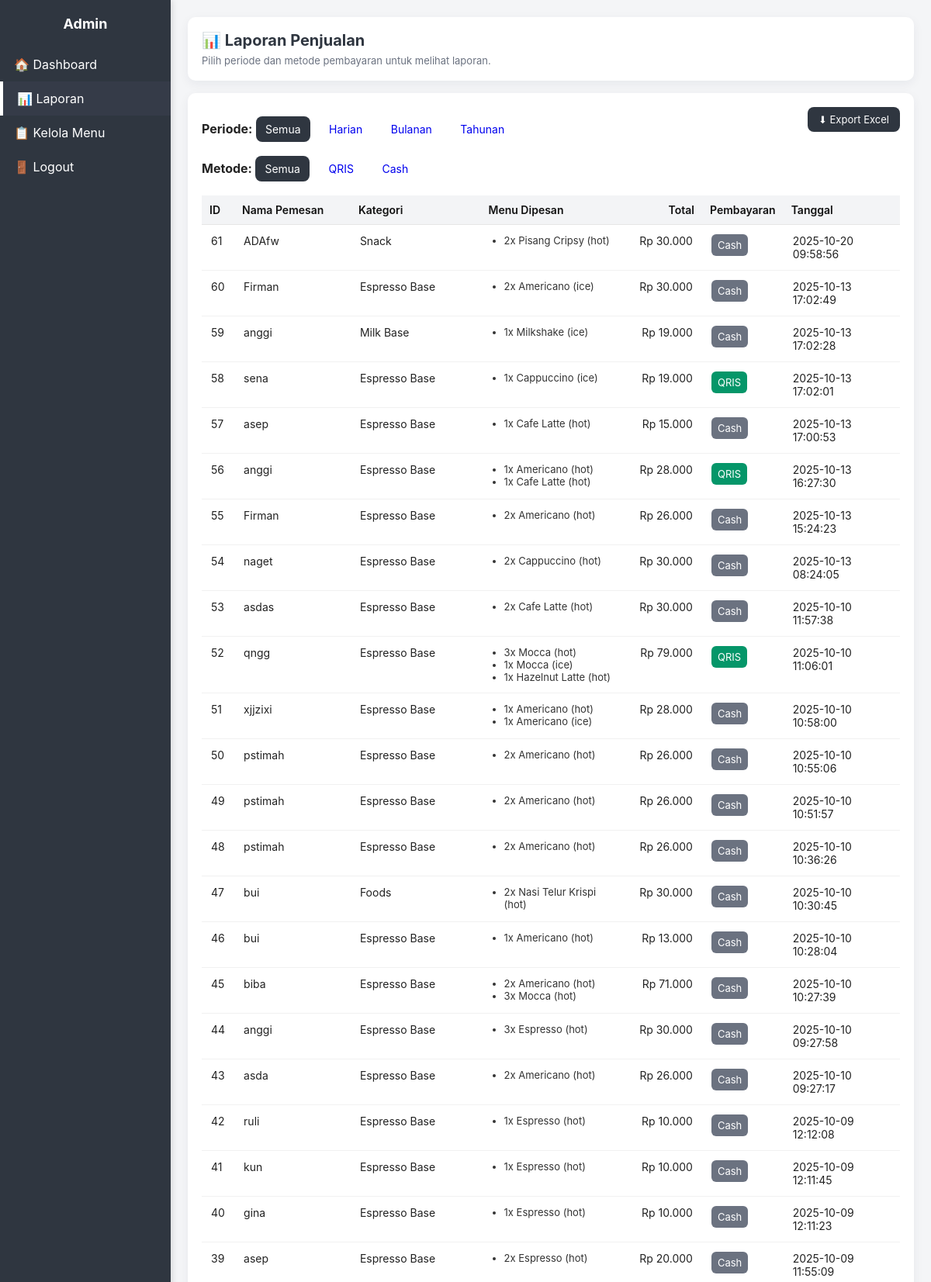
/laporan.php (signed in, upper part), run on the app's committed database.
### tables this page shows
CREATE TABLE `order_items` (
  `id` int NOT NULL,
  `order_id` int NOT NULL,
  `menu_id` int NOT NULL,
  `menu_name` varchar(255) NOT NULL,
  `variant` enum('hot','ice') DEFAULT 'hot',
  `qty` int NOT NULL,
  `price` int NOT NULL,
  `note` text,
  `subtotal` int NOT NULL
);

CREATE TABLE `orders` (
  `id` int NOT NULL,
  `customer_name` varchar(255) NOT NULL,
  `table_number` varchar(50) DEFAULT NULL,
  `total` int NOT NULL,
  `payment_method` enum('cash','qris') DEFAULT 'cash',
  `status` enum('baru','diproses','selesai') DEFAULT 'baru',
  `qris_selected` tinyint(1) DEFAULT '0',
  `bukti_qris` varchar(255) DEFAULT NULL,
  `created_at` timestamp NULL DEFAULT CURRENT_TIMESTAMP
);

### db.php (called while the page is built, shortened)
<?php
function rupiah($n) {
    return "Rp " . number_format($n,0,',','.');
}
?>

### laporan.php (the view, shortened to what this page needs)
<?php
require_once 'db.php';
$filter = $_GET['filter'] ?? 'all';
$where = "";
$payment = $_GET['payment'] ?? 'all';
$sql = "
  SELECT
      o.id AS order_id,
      o.customer_name,
      o.total,
      o.created_at,
      o.payment_method,
      oi.menu_name,
      oi.variant,
      oi.qty,
      m.category
  FROM orders o
  JOIN order_items oi ON o.id = oi.order_id
  LEFT JOIN menus m ON oi.menu_id = m.id
  $where
  ORDER BY o.created_at DESC, o.id DESC
";
$stmt = $mysqli->prepare($sql);
$stmt->execute();
$result = $stmt->get_result();
$rows = $result->fetch_all(MYSQLI_ASSOC);
$orders = [];
foreach ($rows as $r) {
  $id = (int)$r['order_id'];
  if (!isset($orders[$id])) {
    $orders[$id] = [
      'id' => $id,
      'customer_name' => $r['customer_name'],
      'total' => (float)$r['total'],
      'created_at' => $r['created_at'],
      'payment_method' => $r['payment_method'],
      'items' => [],
      'categories' => []
    ];
  }
  $orders[$id]['items'][] = [
    'menu_name' => $r['menu_name'],
    'variant' => $r['variant'],
    'qty' => (int)$r['qty']
  ];
  if (!empty($r['category']) && !in_array($r['category'], $orders[$id]['categories'])) {
    $orders[$id]['categories'][] = $r['category'];
  }
}
?>
<!doctype html>
<html lang="id">
<head>
</head>
<body>
  <div class="wrap">
    <div class="sidebar">
      <h2>Admin</h2>
      <a href="admin_dashboard.php">🏠 Dashboard</a>
      <a href="laporan.php" class="active">📊 Laporan</a>
      <a href="menu_manage.php">📋 Kelola Menu</a>
      <a href="logout.php">🚪 Logout</a>
    </div>
    <div class="main">
      <div class="panel">
        <h1>📊 Laporan Penjualan</h1>
        <p class="lead">Pilih periode dan metode pembayaran untuk melihat laporan.</p>
      </div>
      <div class="panel">
        <a href="?filter=<?= $filter ?>&payment=<?= $payment ?>&export=excel" class="btn-export">⬇ Export Excel</a>
        <div class="filters">
          <strong>Periode:</strong>
          <a href="?filter=all&payment=<?= $payment ?>" class="<?= $filter === 'all' ? 'active' : '' ?>">Semua</a>
          <a href="?filter=day&payment=<?= $payment ?>" class="<?= $filter === 'day' ? 'active' : '' ?>">Harian</a>
          <a href="?filter=month&payment=<?= $payment ?>" class="<?= $filter === 'month' ? 'active' : '' ?>">Bulanan</a>
          <a href="?filter=year&payment=<?= $payment ?>" class="<?= $filter === 'year' ? 'active' : '' ?>">Tahunan</a>
        </div>
        <div class="filters">
          <strong>Metode:</strong>
          <a href="?filter=<?= $filter ?>&payment=all" class="<?= $payment === 'all' ? 'active' : '' ?>">Semua</a>
          <a href="?filter=<?= $filter ?>&payment=qris" class="<?= $payment === 'qris' ? 'active' : '' ?>">QRIS</a>
          <a href="?filter=<?= $filter ?>&payment=cash" class="<?= $payment === 'cash' ? 'active' : '' ?>">Cash</a>
        </div>
        <?php if (count($orders) === 0): ?>
          <div class="no-data">Belum ada transaksi untuk periode ini.</div>
        <?php else: ?>
          <table>
            <thead>
              <tr>
                <th>ID</th>
                <th>Nama Pemesan</th>
                <th>Kategori</th>
                <th>Menu Dipesan</th>
                <th style="text-align:right">Total</th>
                <th>Pembayaran</th>
                <th>Tanggal</th>
              </tr>
            </thead>
            <tbody>
              <?php foreach ($orders as $o): ?>
                <tr>
                  <td><?= $o['id'] ?></td>
                  <td><?= htmlspecialchars($o['customer_name']) ?></td>
                  <td><?= htmlspecialchars(implode(", ", $o['categories'] ?: ['-'])) ?></td>
                  <td>
                    <ul class="items-list">
                      <?php foreach ($o['items'] as $it): ?>
                        <li><?= $it['qty'] ?>x <?= htmlspecialchars($it['menu_name']) ?> <?= $it['variant'] ? "(" . htmlspecialchars($it['variant']) . ")" : "" ?></li>
                      <?php endforeach; ?>
                    </ul>
                  </td>
                  <td style="text-align:right;"><?= rupiah($o['total']) ?></td>
                  <td>
                    <?php if (strtolower($o['payment_method']) === 'qris'): ?>
                      <span class="badge qris">QRIS</span>
                    <?php else: ?>
                      <span class="badge cash">Cash</span>
                    <?php endif; ?>
                  </td>
                  <td><?= htmlspecialchars($o['created_at']) ?></td>
                </tr>
              <?php endforeach; ?>
            </tbody>
          </table>
        <?php endif; ?>
      </div>
    </div>
  </div>
</body>
</html>

### laporan.php (style rules this page uses)
:root { --bg:#f4f5f7; --panel:#fff; --accent:#2F3640; --muted:#6b7280; --qris:#059669; --cash:#6b7280; }
body { margin:0;font-family:Inter, "Segoe UI",Arial,sans-serif;background:var(--bg);color:#222;overflow:hidden; }
.wrap { display:flex;min-height:100vh; }
.sidebar { width:220px; background:var(--accent); color:#fff; display:flex; flex-direction:column; box-shadow:2px 0 8px rgba(0,0,0,0.12); position:fixed; top:0; left:0; height:100vh; overflow-y:auto; z-index:10; }
.sidebar h2 { margin:20px 0;text-align:center;font-size:18px; }
.sidebar a { padding:12px 18px;color:#fff;text-decoration:none;display:block;transition:0.15s; }
.sidebar a.active { background:#353b48;border-left:4px solid #fff; }
.main { flex:1; padding:22px; margin-left:220px; height:100vh; overflow-y:auto; }
.panel { background:var(--panel);padding:18px;border-radius:10px;box-shadow:0 4px 14px rgba(9,30,66,0.06);margin-bottom:16px; }
h1 { margin:0 0 6px 0;color:var(--accent);font-size:20px; }
p.lead { margin:0;color:var(--muted);font-size:13px; }
.filters { margin:12px 0 18px 0; }
.filters a { display:inline-block;padding:8px 12px;border-radius:8px;text-decoration:none;margin-right:8px;font-size:14px; }
.filters a.active { background:var(--accent);color:#fff; }
.btn-export { float:right;background:var(--accent);color:#fff;padding:8px 14px;border-radius:8px;text-decoration:none;font-size:13px; }
table { width:100%;border-collapse:collapse;font-size:14px;background:transparent; }
thead th { background:#f3f4f6;padding:10px;text-align:left;color:#111;font-weight:600;border-bottom:1px solid #e6e6e6; }
tbody td { padding:12px;border-bottom:1px solid #f1f1f1;vertical-align:top; }
.badge { display:inline-block;padding:6px 8px;border-radius:6px;font-size:13px;color:#fff; }
.badge.qris { background:var(--qris); }
.badge.cash { background:var(--cash); }
.items-list { margin:0;padding-left:18px;font-size:13px;color:#333; }

### data on the page
order_items: order "61", order.customer_name "ADAfw", categories "Snack", qty "2", menu_name "Pisang Cripsy", variant "hot", order.total "Rp 30.000", shows "Cash", order.created_at "2025-10-20 09:58:56"
order_items: order "60", order.customer_name "Firman", categories "Espresso Base", qty "2", menu_name "Americano", variant "ice", order.total "Rp 30.000", shows "Cash", order.created_at "2025-10-13 17:02:49"
order_items: order "59", order.customer_name "anggi", categories "Milk Base", qty "1", menu_name "Milkshake", variant "ice", order.total "Rp 19.000", shows "Cash", order.created_at "2025-10-13 17:02:28"
order_items: order "58", order.customer_name "sena", categories "Espresso Base", qty "1", menu_name "Cappuccino", variant "ice", order.total "Rp 19.000", shows "QRIS", order.created_at "2025-10-13 17:02:01"
order_items: order "57", order.customer_name "asep", categories "Espresso Base", qty "1", menu_name "Cafe Latte", variant "hot", order.total "Rp 15.000", shows "Cash", order.created_at "2025-10-13 17:00:53"
order_items: order "55", order.customer_name "Firman", categories "Espresso Base", qty "2", menu_name "Americano", variant "hot", order.total "Rp 26.000", shows "Cash", order.created_at "2025-10-13 15:24:23"
order_items: order "54", order.customer_name "naget", categories "Espresso Base", qty "2", menu_name "Cappuccino", variant "hot", order.total "Rp 30.000", shows "Cash", order.created_at "2025-10-13 08:24:05"
order_items: order "53", order.customer_name "asdas", categories "Espresso Base", qty "2", menu_name "Cafe Latte", variant "hot", order.total "Rp 30.000", shows "Cash", order.created_at "2025-10-10 11:57:38"
order_items: qty "1", menu_name "Mocca", variant "ice"
order_items: qty "1", menu_name "Hazelnut Latte", variant "hot"
order_items: qty "1", menu_name "Americano", variant "ice"
order_items: order "50", order.customer_name "pstimah", categories "Espresso Base", qty "2", menu_name "Americano", variant "hot", order.total "Rp 26.000", shows "Cash", order.created_at "2025-10-10 10:55:06"
order_items: order "49", order.customer_name "pstimah", categories "Espresso Base", qty "2", menu_name "Americano", variant "hot", order.total "Rp 26.000", shows "Cash", order.created_at "2025-10-10 10:51:57"
order_items: order "48", order.customer_name "pstimah", categories "Espresso Base", qty "2", menu_name "Americano", variant "hot", order.total "Rp 26.000", shows "Cash", order.created_at "2025-10-10 10:36:26"
order_items: order "47", order.customer_name "bui", categories "Foods", qty "2", menu_name "Nasi Telur Krispi", variant "hot", order.total "Rp 30.000", shows "Cash", order.created_at "2025-10-10 10:30:45"
order_items: order "46", order.customer_name "bui", categories "Espresso Base", qty "1", menu_name "Americano", variant "hot", order.total "Rp 13.000", shows "Cash", order.created_at "2025-10-10 10:28:04"
order_items: order "44", order.customer_name "anggi", categories "Espresso Base", qty "3", menu_name "Espresso", variant "hot", order.total "Rp 30.000", shows "Cash", order.created_at "2025-10-10 09:27:58"
order_items: order "43", order.customer_name "asda", categories "Espresso Base", qty "2", menu_name "Americano", variant "hot", order.total "Rp 26.000", shows "Cash", order.created_at "2025-10-10 09:27:17"
order_items: order "42", order.customer_name "ruli", categories "Espresso Base", qty "1", menu_name "Espresso", variant "hot", order.total "Rp 10.000", shows "Cash", order.created_at "2025-10-09 12:12:08"
order_items: order "41", order.customer_name "kun", categories "Espresso Base", qty "1", menu_name "Espresso", variant "hot", order.total "Rp 10.000", shows "Cash", order.created_at "2025-10-09 12:11:45"
order_items: order "40", order.customer_name "gina", categories "Espresso Base", qty "1", menu_name "Espresso", variant "hot", order.total "Rp 10.000", shows "Cash", order.created_at "2025-10-09 12:11:23"
order_items: order "39", order.customer_name "asep", categories "Espresso Base", qty "2", menu_name "Espresso", variant "hot", order.total "Rp 20.000", shows "Cash", order.created_at "2025-10-09 11:55:09"

### other printed values
$o['id'] "56"
$o['customer_name'] "anggi"
implode(", ", $o['categories'] ?: ['-']) "Espresso Base"
$it['qty'] "1"
$it['menu_name'] "Americano"
$it['variant'] "hot"
$it['menu_name'] "Cafe Latte"
rupiah($o['total']) "Rp 28.000"
$o['created_at'] "2025-10-13 16:27:30"
$o['id'] "52"
$o['customer_name'] "qngg"
$it['qty'] "3"
$it['menu_name'] "Mocca"
rupiah($o['total']) "Rp 79.000"
$o['created_at'] "2025-10-10 11:06:01"
